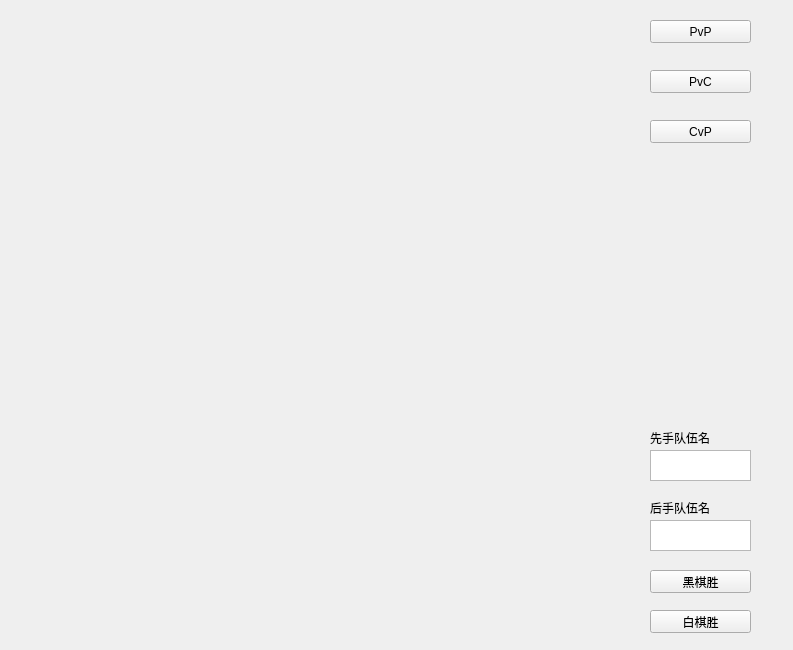
<?xml version="1.0" encoding="UTF-8"?>
<ui version="4.0">
 <class>Widget</class>
 <widget class="QWidget" name="Widget">
  <property name="geometry">
   <rect>
    <x>0</x>
    <y>0</y>
    <width>793</width>
    <height>650</height>
   </rect>
  </property>
  <property name="windowTitle">
   <string>Widget</string>
  </property>
  <widget class="QPushButton" name="PvP">
   <property name="geometry">
    <rect>
     <x>650</x>
     <y>20</y>
     <width>101</width>
     <height>23</height>
    </rect>
   </property>
   <property name="text">
    <string>PvP</string>
   </property>
  </widget>
  <widget class="QPushButton" name="PvC">
   <property name="geometry">
    <rect>
     <x>650</x>
     <y>70</y>
     <width>101</width>
     <height>23</height>
    </rect>
   </property>
   <property name="text">
    <string>PvC</string>
   </property>
  </widget>
  <widget class="QPushButton" name="CvP">
   <property name="geometry">
    <rect>
     <x>650</x>
     <y>120</y>
     <width>101</width>
     <height>23</height>
    </rect>
   </property>
   <property name="text">
    <string>CvP</string>
   </property>
  </widget>
  <widget class="QTextEdit" name="first">
   <property name="geometry">
    <rect>
     <x>650</x>
     <y>450</y>
     <width>101</width>
     <height>31</height>
    </rect>
   </property>
  </widget>
  <widget class="QTextEdit" name="second">
   <property name="geometry">
    <rect>
     <x>650</x>
     <y>520</y>
     <width>101</width>
     <height>31</height>
    </rect>
   </property>
  </widget>
  <widget class="QLabel" name="label">
   <property name="geometry">
    <rect>
     <x>650</x>
     <y>430</y>
     <width>81</width>
     <height>16</height>
    </rect>
   </property>
   <property name="text">
    <string>先手队伍名</string>
   </property>
  </widget>
  <widget class="QLabel" name="label_2">
   <property name="geometry">
    <rect>
     <x>650</x>
     <y>500</y>
     <width>81</width>
     <height>16</height>
    </rect>
   </property>
   <property name="text">
    <string>后手队伍名</string>
   </property>
  </widget>
  <widget class="QPushButton" name="printChessStep">
   <property name="geometry">
    <rect>
     <x>650</x>
     <y>570</y>
     <width>101</width>
     <height>23</height>
    </rect>
   </property>
   <property name="text">
    <string>黑棋胜</string>
   </property>
  </widget>
  <widget class="QPushButton" name="pushButton">
   <property name="geometry">
    <rect>
     <x>650</x>
     <y>610</y>
     <width>101</width>
     <height>23</height>
    </rect>
   </property>
   <property name="text">
    <string>白棋胜</string>
   </property>
  </widget>
 </widget>
 <layoutdefault spacing="6" margin="11"/>
 <resources/>
 <connections/>
</ui>
